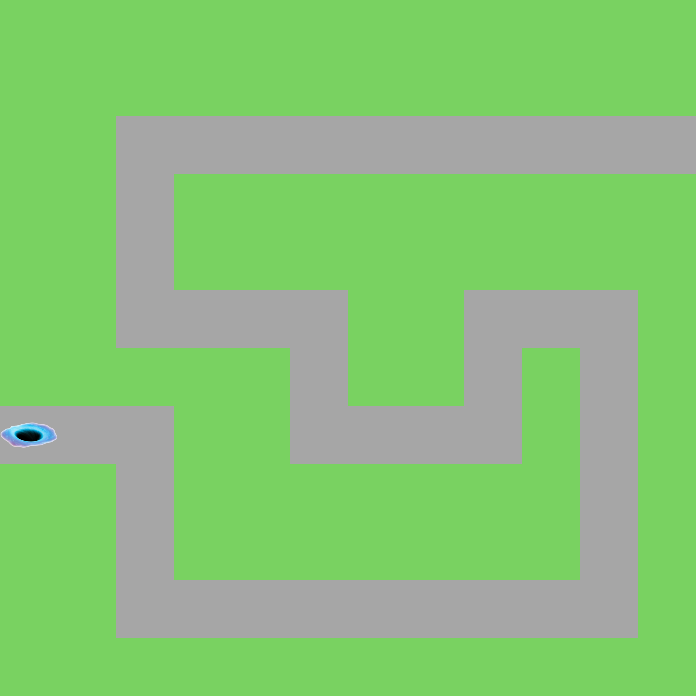

Below is a game level as drawn by its tile map, then a one-line description and the .tmx file that defines it, in full:
An orthogonal 12x12 tile map with 58x58 px tiles, 1 tile layer (Tile Layer 1).

<map version="1.8" tiledversion="1.8.4" orientation="orthogonal" renderorder="right-down" width="12" height="12" tilewidth="58" tileheight="58" infinite="0" nextlayerid="2" nextobjectid="1">
 <tileset firstgid="1" source="Tiles.tsx" />
 <layer id="1" name="Tile Layer 1" width="12" height="12">
  <data encoding="csv">
3,3,3,3,3,3,3,3,3,3,3,3,
3,3,3,3,3,3,3,3,3,3,3,3,
3,3,4,4,4,4,4,4,4,4,4,5,
3,3,4,3,3,3,3,3,3,3,3,3,
3,3,4,3,3,3,3,3,3,3,3,3,
3,3,4,4,4,4,3,3,4,4,4,3,
3,3,3,3,3,4,3,3,4,3,4,3,
2,4,4,3,3,4,4,4,4,3,4,3,
3,3,4,3,3,3,3,3,3,3,4,3,
3,3,4,3,3,3,3,3,3,3,4,3,
3,3,4,4,4,4,4,4,4,4,4,3,
3,3,3,3,3,3,3,3,3,3,3,3
</data>
 </layer>
</map>
